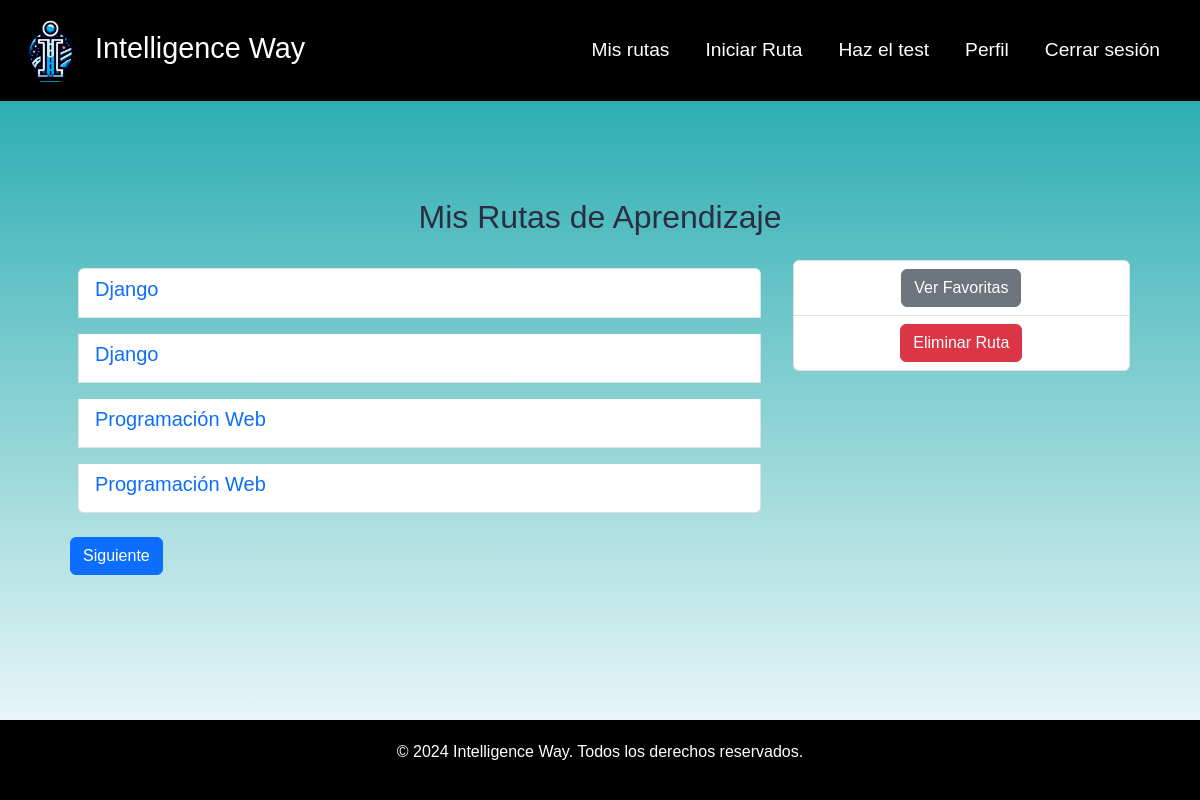
The app's page /route/my-routes/ (signed in), older data.
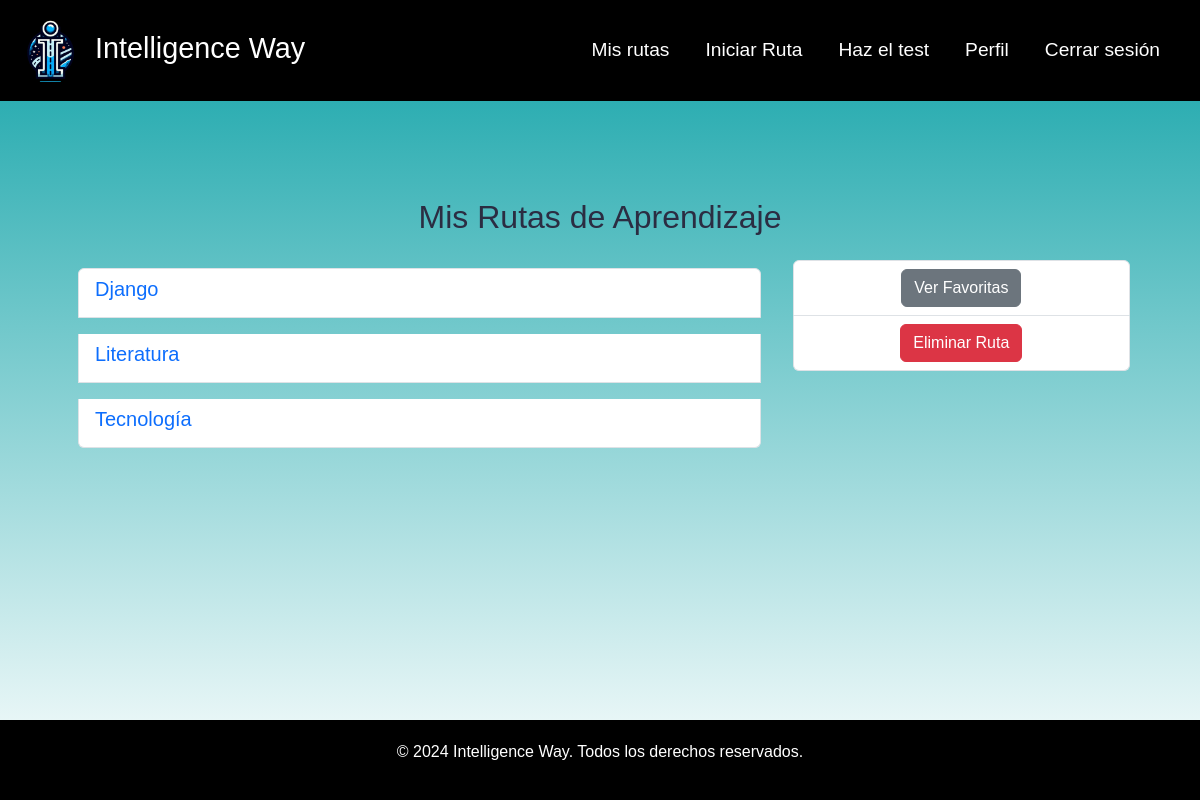
The same page, newer data.
### route/models.py (models this page shows, shortened)
class RutaAprendizaje(models.Model):
    title = models.CharField(max_length=100)
    description = models.TextField(max_length=255)
    usuario = models.ForeignKey(User, on_delete=models.CASCADE)
    contenidos = models.ManyToManyField(Contenido, through='ProgresoContenido', related_name='rutas')
    completado = models.BooleanField(default=False)

### route/views.py (the view)
# urls.py: path('my-routes/', views.MyRoutes.as_view(), name='my_routes'),
class MyRoutes(ListView):
    model = RutaAprendizaje
    template_name = 'my_routes.html'  # Change this to the path to your template
    context_object_name = 'routes'
    paginate_by = 4  # Number of routes per page
    def get_queryset(self):
        return RutaAprendizaje.objects.filter(usuario=self.request.user)  # Make sure to filter by user

### route/templates/my_routes.html (shortened to what this page needs)
{% extends "base.html" %}
{% block content %}
    <div class="container mt-5">
        <h2 class="text-center mb-4">Mis Rutas de Aprendizaje</h2>
        {% if page_obj %}
            <div class="row">
                <div class="col-md-8">
                    <ul class="list-group">
                        {% for route in page_obj %}
                            <li class="list-group-item d-flex justify-content-between align-items-center m-2">
                                <h5>
                                    <a href="{% url 'ruta_detail' route.id %}" class="text-decoration-none">{{ route.title }}</a>
                                </h5>
                            </li>
                        {% endfor %}
                    </ul>
                </div>
                <div class="col-md-4">
                    <div class="list-group">
                        <div class="list-group-item text-center">
                            <a class="btn btn-secondary" href="{% url 'ruta_favoritas' %}">Ver Favoritas</a>
                        </div>
                        <div class="list-group-item text-center">
                            <a class="btn btn-danger" href="{% url 'ruta_eliminar' %}">Eliminar Ruta</a>
                        </div>
                    </div>
                </div>
            </div>
            <div class="d-flex justify-content-between mt-3">
                {% if page_obj.has_next %}
                    <a class="btn btn-primary" href="?page={{ page_obj.next_page_number }}">Siguiente</a>
                {% endif %}
            </div>
        {% else %}
            <div class="alert alert-info text-center mt-4" role="alert">
                <p>No tienes rutas de aprendizaje aún.</p>
                <a class="btn btn-success" href="{% url 'crear_ruta' %}">Crear una Ruta de Aprendizaje</a>
            </div>
        {% endif %}
    </div>
{% endblock %}

### home/templates/base.html (shortened to what this page needs)
{% load static %}
<!DOCTYPE html>
<html lang="es">
<head>
    <link href="https://cdn.jsdelivr.net/npm/bootstrap@5.3.0-alpha1/dist/css/bootstrap.min.css" rel="stylesheet">
    <link rel="stylesheet" href="{% static 'css/styles.css' %}" >
</head>
<body class="d-flex flex-column min-vh-100">
    <nav class="navbar navbar-expand-lg navbar-light bg-custom">
        <div class="container-fluid">
            <a class="navbar-brand" href="{% url 'index' %}">
                <img src="{% static 'img/logo.png' %}" alt="Intelligence Way Logo" style="width:75px; height: auto;">
                Intelligence Way
            </a>
            <div class="collapse navbar-collapse" id="navbarNav">
                <ul class="navbar-nav ms-auto">
                    {% if user.is_authenticated %}
                        <a class="nav-link" href="{% url "my_routes" %}">Mis rutas</a>
                    <li class="nav-item">
                        <a class="nav-link" href="{% url "crear_ruta" %}">Iniciar Ruta</a>
                    </li>
                    <li class="nav-item">
                        <a class="nav-link" href="{% url "preferencia_update" %}">Haz el test</a>
                    </li>
                    <li class="nav-item">
                        <a class="nav-link" href="{% url 'profile' %}">Perfil</a>
                    </li>
                    <li class="nav-item">
                        <a class="nav-link" href="{% url "logout" %}">Cerrar sesión</a>
                    </li>
                    {% endif %}
                </ul>
            </div>
        </div>
    </nav>
    <div class="container py-4" style="margin-top: 5px; margin-bottom: 5px;">
        {% block content %}
        {% endblock content %}
    </div>
    <footer class="footer">
        <div class="container text-center">
            <p>&copy; 2024 Intelligence Way. Todos los derechos reservados.</p>
        </div>
    </footer>
</body>
</html>

### IntelligenceWay/static/css/styles.css (style rules this page uses)
body { font-family: Arial, sans-serif; margin: 0; color: #2B2D42; background: linear-gradient(to bottom, rgb(15, 162, 167), rgba(255, 255, 255, 0.712)); height: 100vh; margin: 0; }
.navbar a { color: white; }
.navbar { background-color: rgb(0, 0, 0); }
.navbar-brand { color: white; font-size: 1.8rem; }
.navbar-nav .nav-link { font-size: 1.2rem; margin-right: 20px; }
footer { background-color: #000000; color: white; }
.container { width: 100%; height: 100%; padding: 20px; }

Row changes from the older to the newer data that the page shows:
removed RutaAprendizaje: title "Django"
removed RutaAprendizaje: title "Programación Web"
removed RutaAprendizaje: title "Programación Web"
added RutaAprendizaje: title "Literatura"
added RutaAprendizaje: title "Tecnología"
Text that changed along with them:
text no longer shown: "Siguiente"
